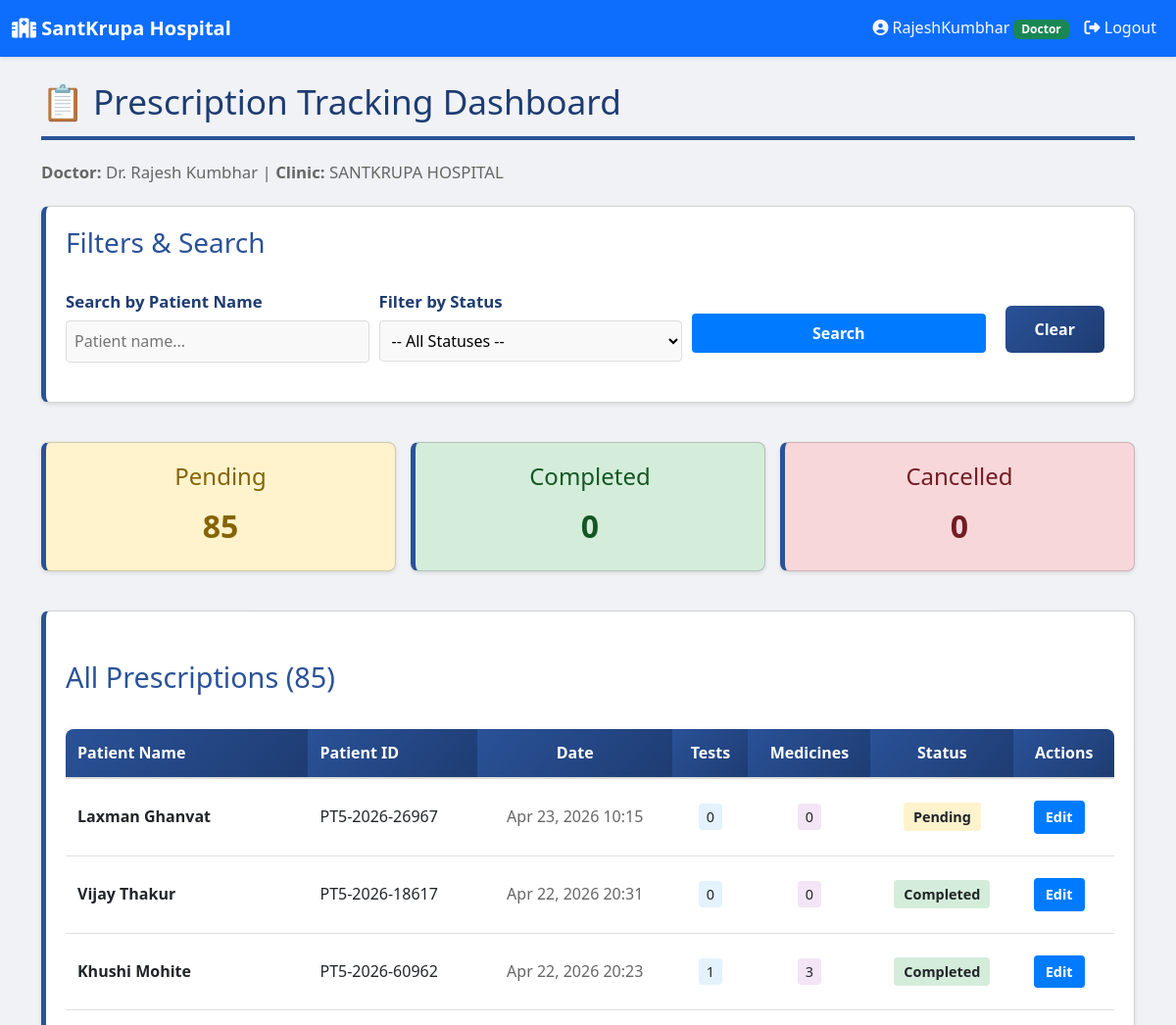
/clinic/santkrupa/doctor/prescription-tracking/ (signed in, upper part), run on an earlier commit of the app's database.
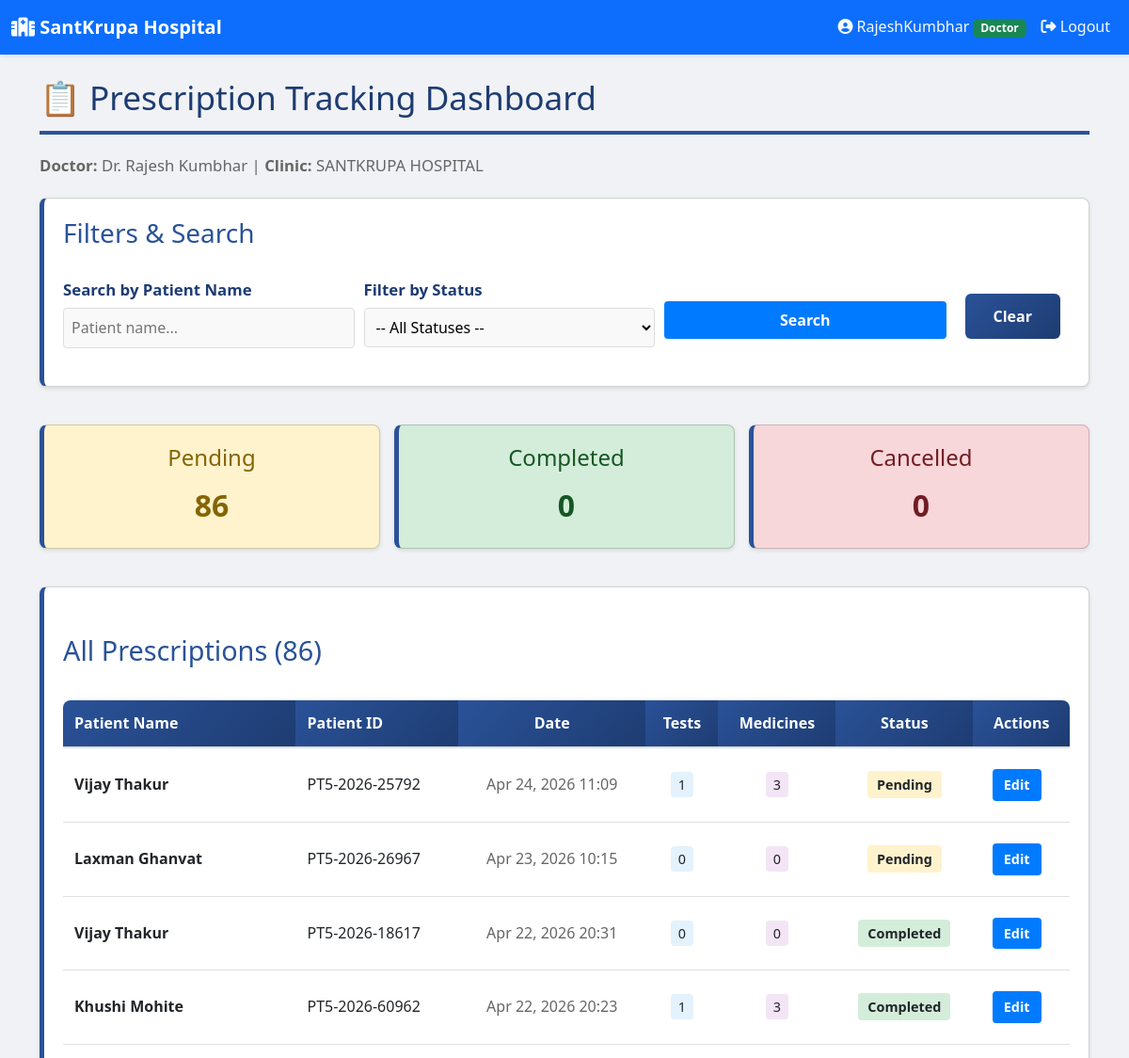
And on a later commit of the database.
### hospital/models.py (models this page shows, shortened)
class Prescription(models.Model):
    STATUS_CHOICES = [
        ('pending', 'Pending'),
        ('completed', 'Completed'),
        ('cancelled', 'Cancelled'),
    ]
    clinic = models.ForeignKey(Clinic, on_delete=models.CASCADE, related_name='prescriptions', null=True, blank=True)
    patient = models.ForeignKey(Patient, on_delete=models.CASCADE, related_name='prescriptions')
    doctor = models.ForeignKey(Doctor, on_delete=models.SET_NULL, null=True, related_name='prescriptions')
    prescription_date = models.DateTimeField(auto_now_add=True)
    status = models.CharField(max_length=20, choices=STATUS_CHOICES, default='pending')
    admission_recommended = models.BooleanField(default=False, help_text="Doctor recommends patient admission to hospital")
    admission_reason = models.TextField(blank=True, help_text="Reason for recommending admission")
    objects = ClinicManager()
    class Meta:
        ordering = ['-prescription_date']

class Patient(models.Model):
    STATUS_CHOICES = [
        ('registered', 'Registered'),
        ('in_diagnosis', 'In Diagnosis'),
        ('treatment_started', 'Treatment Started'),
        ('discharged', 'Discharged'),
    ]
    GENDER_CHOICES = [
        ('male', 'Male'),
        ('female', 'Female'),
        ('other', 'Other'),
    ]
    clinic = models.ForeignKey(Clinic, on_delete=models.CASCADE, related_name='patients', null=True, blank=True)
    patient_id = models.CharField(max_length=20, editable=False)
    user = models.OneToOneField(User, on_delete=models.CASCADE, null=True, blank=True)
    patient_name = models.CharField(max_length=100)
    age = models.IntegerField()
    gender = models.CharField(max_length=10, choices=GENDER_CHOICES, blank=True)
    address = models.TextField()
    phone_number = models.CharField(max_length=15)
    date_of_birth = models.DateField(null=True, blank=True)
    weight = models.FloatField(null=True, blank=True)
    registration_date = models.DateField(auto_now_add=True)
    status = models.CharField(max_length=20, choices=STATUS_CHOICES, default='registered')
    default_password = models.CharField(max_length=20, blank=True)
    registered_by = models.ForeignKey(User, on_delete=models.SET_NULL, null=True, blank=True,
                                     related_name='patients_registered',
                                     limit_choices_to={'role': 'receptionist'})
    objects = ClinicManager()
    class Meta:
        ordering = ['-registration_date']
        unique_together = [['clinic', 'patient_id']]
        indexes = [
            models.Index(fields=['clinic', 'registration_date']),
            models.Index(fields=['clinic', 'phone_number']),
            models.Index(fields=['clinic', 'patient_name']),
            models.Index(fields=['clinic', 'patient_id']),
        ]

### hospital/views.py (the view)
# urls.py: path('doctor/prescription-tracking/', views.doctor_prescription_tracking, name='doctor_prescription_tracking'),
@login_required(login_url='login')
def doctor_prescription_tracking(request, clinic_slug=None):
    if request.user.role != 'doctor':
        return redirect('homepage')
    try:
        doctor = Doctor.objects.get(user=request.user)
    except Doctor.DoesNotExist:
        messages.error(request, "Doctor profile not found!")
        return redirect('homepage')
    clinic = get_clinic_from_slug_or_middleware(clinic_slug, request)
    if not clinic:
        clinic = request.user.clinic
    if clinic:
        prescriptions = Prescription.objects.filter(doctor=doctor, clinic=clinic).order_by('-prescription_date')
    else:
        prescriptions = Prescription.objects.filter(doctor=doctor).order_by('-prescription_date')
    status_filter = request.GET.get('status', '').strip()
    if status_filter in ['pending', 'completed', 'cancelled']:
        prescriptions = prescriptions.filter(status=status_filter)
    search_query = request.GET.get('search', '').strip()
    if search_query:
        prescriptions = prescriptions.filter(patient__patient_name__icontains=search_query)
    context = {
        'doctor': doctor,
        'clinic': clinic,
        'prescriptions': prescriptions,
        'status_filter': status_filter,
        'search_query': search_query,
    }
    return render(request, 'hospital/doctor/prescription_tracking.html', context)

### hospital/managers.py (called while the page is built)
    def get_queryset(self):
        return super().get_queryset()

### hospital/views.py (called while the page is built)
def get_clinic_from_slug_or_middleware(clinic_slug, request):
    if clinic_slug:
        try:
            return Clinic.objects.get(slug=clinic_slug)
        except Clinic.DoesNotExist:
            return None
    if hasattr(request, 'clinic') and request.clinic:
        return request.clinic
    if request.user.is_authenticated and hasattr(request.user, 'clinic'):
        return request.user.clinic
    return None

### hospital/templates/hospital/doctor/prescription_tracking.html (shortened to what the changed rows need)
{% extends "hospital/base.html" %}
{% block content %}
<div style="max-width: 1400px; margin: 0 auto;">
    <h1>📋 Prescription Tracking Dashboard</h1>
    <div style="display: grid; grid-template-columns: repeat(auto-fit, minmax(200px, 1fr)); gap: 15px; margin-bottom: 20px;">
        <div class="card" style="text-align: center; background: #fff3cd;">
            <h4 style="margin: 0 0 10px 0; color: #856404;">Pending</h4>
            <p style="font-size: 2em; font-weight: bold; color: #856404; margin: 0;">
                {{ prescriptions|dictsort:"status"|length }}
            </p>
        </div>
    </div>
    <div class="card">
        <h2>All Prescriptions ({{ prescriptions|length }})</h2>
        {% if prescriptions %}
            <div style="overflow-x: auto;">
                <table style="width: 100%; border-collapse: collapse;">
                    <thead>
                        <tr style="background: #f8f9fa; border-bottom: 2px solid #ddd;">
                            <th style="padding: 12px; text-align: left; font-weight: bold;">Patient Name</th>
                            <th style="padding: 12px; text-align: left; font-weight: bold;">Patient ID</th>
                            <th style="padding: 12px; text-align: center; font-weight: bold;">Date</th>
                            <th style="padding: 12px; text-align: center; font-weight: bold;">Tests</th>
                            <th style="padding: 12px; text-align: center; font-weight: bold;">Medicines</th>
                            <th style="padding: 12px; text-align: center; font-weight: bold;">Status</th>
                            <th style="padding: 12px; text-align: center; font-weight: bold;">Actions</th>
                        </tr>
                    </thead>
                    <tbody>
                        {% for prescription in prescriptions %}
                        <tr style="border-bottom: 1px solid #eee; hover: background: #f5f5f5;">
                            <td style="padding: 12px;"><strong>{{ prescription.patient.patient_name }}</strong></td>
                            <td style="padding: 12px;">{{ prescription.patient.patient_id }}</td>
                            <td style="padding: 12px; text-align: center; color: #666;">{{ prescription.prescription_date|date:"M d, Y H:i" }}</td>
                            <td style="padding: 12px; text-align: center;">
                                <span style="background: #e3f2fd; padding: 4px 8px; border-radius: 4px; font-size: 0.9em;">
                                    {{ prescription.tests.count }}
                                </span>
                            </td>
                            <td style="padding: 12px; text-align: center;">
                                <span style="background: #f3e5f5; padding: 4px 8px; border-radius: 4px; font-size: 0.9em;">
                                    {{ prescription.medicines.count }}
                                </span>
                            </td>
                            <td style="padding: 12px; text-align: center;">
                                <span style="background:
                                    {% if prescription.status == 'pending' %}#fff3cd
                                    {% elif prescription.status == 'completed' %}#d4edda
                                    {% else %}#f8d7da{% endif %};
                                    padding: 5px 10px; border-radius: 4px; font-size: 0.9em; font-weight: bold;">
                                    {{ prescription.get_status_display }}
                                </span>
                            </td>
                            <td style="padding: 12px; text-align: center;">
                                <a href="{% url 'add_prescription_details' clinic.slug prescription.id %}"
                                   class="btn" style="padding: 6px 12px; font-size: 0.9em; background: #007bff; color: white; text-decoration: none; border-radius: 4px; display: inline-block;">
                                    Edit
                                </a>
                            </td>
                        </tr>
                        {% endfor %}
                    </tbody>
                </table>
            </div>
        {% else %}
            <div class="alert-info" style="padding: 15px; background: #e7f3ff; border-left: 4px solid #2196F3; border-radius: 4px;">
                📋 No prescriptions found matching your filters.
            </div>
        {% endif %}
    </div>
</div>
{% endblock %}

What changed in the data, as far as the page shows it:
added Prescription: patient.patient_name "Vijay Thakur", patient.patient_id "PT5-2026-25792", prescription_date "Apr 24, 2026 11:09", tests.count "1", medicines.count "3", status "Pending"
Also different on the page:
{{ prescriptions|dictsort:"status"|length }}: "85" → "86"
{{ prescriptions|length }}: "85" → "86"
